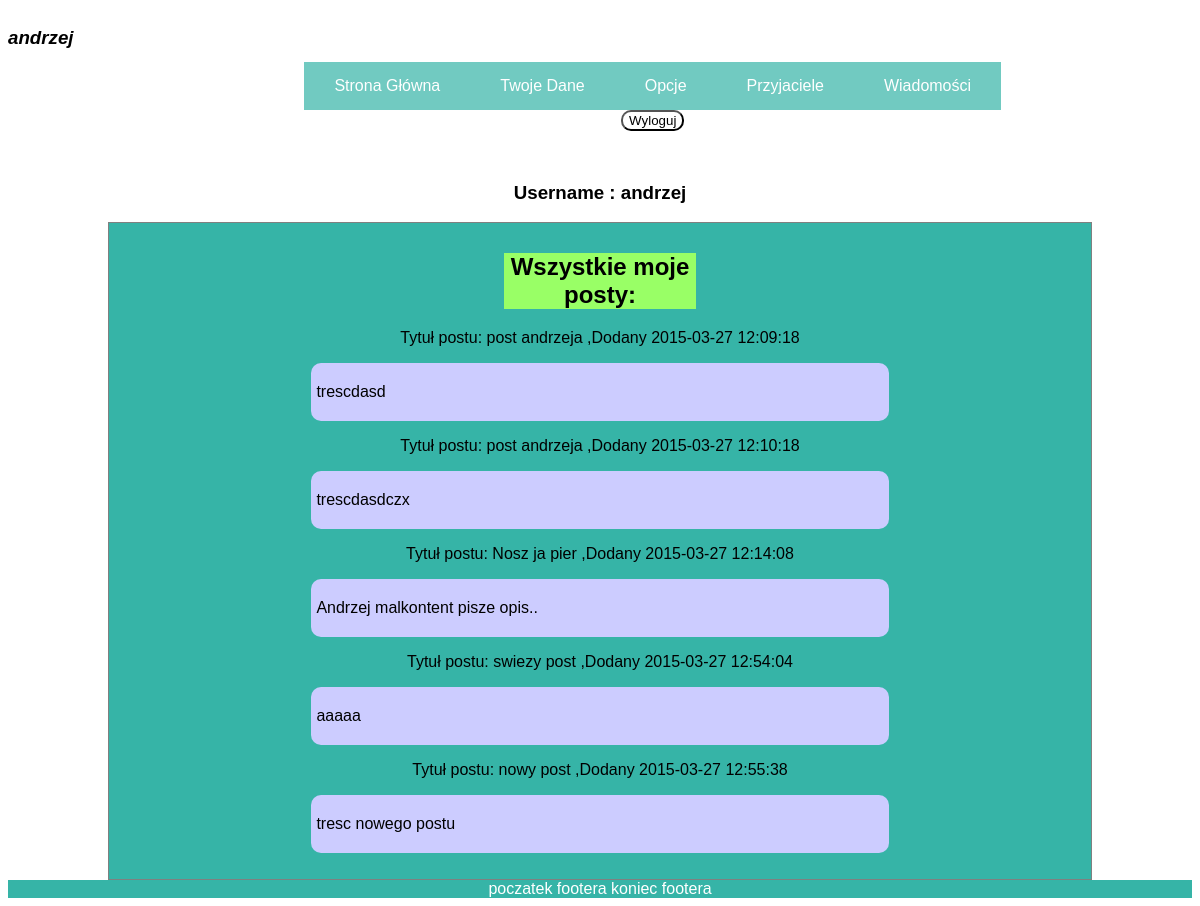
The app's page /user.php (signed in) with its own data.
### tables this page shows
CREATE TABLE `Users` (
  `id` int(11) NOT NULL AUTO_INCREMENT,
  `name` varchar(30) NOT NULL,
  `password` varchar(60) NOT NULL,
  PRIMARY KEY (`id`),
  UNIQUE KEY `name` (`name`)
);

CREATE TABLE `Posts` (
  `post_id` int(11) NOT NULL AUTO_INCREMENT,
  `user_id` int(11) NOT NULL,
  `post_name` varchar(30) DEFAULT NULL,
  `post_input` varchar(140) DEFAULT NULL,
  `post_date` datetime DEFAULT NULL,
  PRIMARY KEY (`post_id`),
  KEY `user_id` (`user_id`),
  CONSTRAINT `Posts_ibfk_1` FOREIGN KEY (`user_id`) REFERENCES `Users` (`id`)
);

### user.php (the view)
<header><?php include("header.php");?></header>
<main>
	<h3>Username : <?php
		$sql="SELECT * FROM Users WHERE id={$_SESSION['user_id']}";
		$result=$conn->query($sql);
		if($result->num_rows > 0) {
			while($row=$result->fetch_assoc()) {
				echo($row['name']);
			}
		}
	?> </h3>
	<div class='all_user_posts'>
	 <h2>Wszystkie moje posty:</h2>
		<?php
		$sql='SELECT * FROM Posts WHERE user_id="'.$_SESSION['user_id'].'"';
		$result=$conn->query($sql);
		if($result->num_rows > 0) {
			while($row=$result->fetch_assoc()){
				echo("<p class='post-name'>
						Tytuł postu: {$row['post_name']} ,Dodany {$row['post_date']}
					  </p>
						");
				echo("<p class='post-content'>
						{$row['post_input']}
					  </p>
						");
			}
		}
		else {
			echo "Brak postów do wyświetlenia";
		}
		?>
	</div>
</main>
<?php include("footer.php");?>

### header.php (shortened to what this page needs)
<!DOCTYPE html>
<html>
<head>
	<link rel="stylesheet" href="style.css" type="text/css"/>
</head>
<body>
	<?php include("connection.php");?>
	<h3 class="user-name-top"><?php
	if(isset($_SESSION['user_id'])) {
		$sql="SELECT * FROM Users WHERE id={$_SESSION['user_id']}";
		$result=$conn->query($sql);
		if($result->num_rows > 0) {
			while($row=$result->fetch_assoc()) {
				echo($row['name']);
			}
		}
	}
	else {
		echo "nie jesteś zalogowany";
	}
	?></h3>
	<br>
	<ul class='main-menu'>
			<li><a href="index.php">Strona główna </a></li><?php
			if (isset($_SESSION['user_id'])) {
				echo ("<li><a href='user.php'>Twoje dane </a></li>");
				echo("<li><a href='settings.php'>Opcje </a></li>");
				echo("<li><a href='index.php'>Przyjaciele </a></li>");
			    echo ("<li><a href='messages.php'>Wiadomości </a></li>");
				echo ("<form method='post' action='logout.php'>
						<button type='submit' name='logout_button'>Wyloguj</button>
						</form>");
			}
			else {
				echo("<li><a href='register.php'>Zarejestruj się </a></li>");
				echo("<li><a href='login.php'>Zaloguj się </a></li>");
			}
			?>
	</ul>

### style.css (style rules this page uses)
body { text-align:center; font-family: "Futura PT","Verdana","Arial", sans-serif; }
.user-name-top { float:left; font-weight:bold; font-style:italic; }
ul { display: inline-block; list-style-type:none; }
ul li { display: inline-block; background:#36b4a7; opacity:0.7; text-align:center; text-transform:capitalize; }
ul li a { display:inline-block; color:white; padding-left: 30px; padding-top:15px; padding-right:30px; padding-bottom:15px; }
a { text-decoration: none; color: #005CE6; }
div { border:1px solid grey; padding: 10px 10px; background:#36b4a7; margin-left:100px; margin-right:100px; }
.post-content { background: #CCCCFF; padding-top:20px; margin-left:20%; margin-right:20%; padding-bottom:20px; border-radius:10px; text-align:left; padding-left:5px; padding-right:5px; }
h2 { background: #99FF66; margin-left:40%; margin-right:40%; }
button { background:white; border-radius:10px; }

### records on screen
users: name "andrzej"
posts: post_name "post andrzeja", post_date "2015-03-27 12:09:18", post_input "trescdasd"
posts: post_name "post andrzeja", post_date "2015-03-27 12:10:18", post_input "trescdasdczx"
posts: post_name "Nosz ja pier", post_date "2015-03-27 12:14:08", post_input "Andrzej malkontent pisze opis.."
posts: post_name "swiezy post", post_date "2015-03-27 12:54:04", post_input "aaaaa"
posts: post_name "nowy post", post_date "2015-03-27 12:55:38", post_input "tresc nowego postu"
